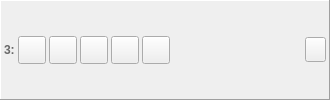
     <widget class="QFrame" name="horizontalFrame_3">
      <property name="enabled">
       <bool>true</bool>
      </property>
      <property name="sizePolicy">
       <sizepolicy hsizetype="Expanding" vsizetype="Fixed">
        <horstretch>0</horstretch>
        <verstretch>0</verstretch>
       </sizepolicy>
      </property>
      <property name="minimumSize">
       <size>
        <width>330</width>
        <height>0</height>
       </size>
      </property>
      <property name="contextMenuPolicy">
       <enum>Qt::ActionsContextMenu</enum>
      </property>
      <property name="autoFillBackground">
       <bool>false</bool>
      </property>
      <property name="frameShape">
       <enum>QFrame::Panel</enum>
      </property>
      <property name="frameShadow">
       <enum>QFrame::Raised</enum>
      </property>
      <layout class="QHBoxLayout" name="horizontalLayout_3">
       <property name="spacing">
        <number>3</number>
       </property>
       <property name="leftMargin">
        <number>3</number>
       </property>
       <property name="topMargin">
        <number>3</number>
       </property>
       <property name="rightMargin">
        <number>3</number>
       </property>
       <property name="bottomMargin">
        <number>3</number>
       </property>
       <item>
        <widget class="QLabel" name="label_7">
         <property name="enabled">
          <bool>true</bool>
         </property>
         <property name="sizePolicy">
          <sizepolicy hsizetype="Fixed" vsizetype="Fixed">
           <horstretch>0</horstretch>
           <verstretch>0</verstretch>
          </sizepolicy>
         </property>
         <property name="palette">
          <palette>
           <active>
            <colorrole role="WindowText">
             <brush brushstyle="SolidPattern">
              <color alpha="255">
               <red>104</red>
               <green>104</green>
               <blue>104</blue>
              </color>
             </brush>
            </colorrole>
           </active>
           <inactive>
            <colorrole role="WindowText">
             <brush brushstyle="SolidPattern">
              <color alpha="255">
               <red>104</red>
               <green>104</green>
               <blue>104</blue>
              </color>
             </brush>
            </colorrole>
           </inactive>
           <disabled>
            <colorrole role="WindowText">
             <brush brushstyle="SolidPattern">
              <color alpha="255">
               <red>120</red>
               <green>120</green>
               <blue>120</blue>
              </color>
             </brush>
            </colorrole>
           </disabled>
          </palette>
         </property>
         <property name="font">
          <font>
           <weight>75</weight>
           <bold>true</bold>
          </font>
         </property>
         <property name="text">
          <string>3:</string>
         </property>
         <property name="margin">
          <number>5</number>
         </property>
        </widget>
       </item>
       <item>
        <widget class="QToolButton" name="buttonMountDisk_3">
         <property name="enabled">
          <bool>true</bool>
         </property>
         <property name="minimumSize">
          <size>
           <width>28</width>
           <height>28</height>
          </size>
         </property>
         <property name="maximumSize">
          <size>
           <width>28</width>
           <height>28</height>
          </size>
         </property>
        </widget>
       </item>
       <item>
        <widget class="QToolButton" name="buttonMountFolder_3">
         <property name="enabled">
          <bool>true</bool>
         </property>
         <property name="minimumSize">
          <size>
           <width>28</width>
           <height>28</height>
          </size>
         </property>
         <property name="maximumSize">
          <size>
           <width>28</width>
           <height>28</height>
          </size>
         </property>
        </widget>
       </item>
       <item>
        <widget class="QToolButton" name="buttonSave_3">
         <property name="enabled">
          <bool>true</bool>
         </property>
         <property name="minimumSize">
          <size>
           <width>28</width>
           <height>28</height>
          </size>
         </property>
         <property name="maximumSize">
          <size>
           <width>28</width>
           <height>28</height>
          </size>
         </property>
         <property name="checkable">
          <bool>true</bool>
         </property>
        </widget>
       </item>
       <item>
        <widget class="QToolButton" name="autoSave_3">
         <property name="enabled">
          <bool>true</bool>
         </property>
         <property name="minimumSize">
          <size>
           <width>28</width>
           <height>28</height>
          </size>
         </property>
         <property name="maximumSize">
          <size>
           <width>28</width>
           <height>28</height>
          </size>
         </property>
         <property name="text">
          <string/>
         </property>
         <property name="checkable">
          <bool>false</bool>
         </property>
        </widget>
       </item>
       <item>
        <widget class="QToolButton" name="buttonEditDisk_3">
         <property name="enabled">
          <bool>true</bool>
         </property>
         <property name="minimumSize">
          <size>
           <width>28</width>
           <height>28</height>
          </size>
         </property>
         <property name="maximumSize">
          <size>
           <width>28</width>
           <height>28</height>
          </size>
         </property>
         <property name="checkable">
          <bool>false</bool>
         </property>
        </widget>
       </item>
       <item>
        <layout class="QVBoxLayout" name="verticalLayout_3">
         <property name="spacing">
          <number>0</number>
         </property>
         <property name="leftMargin">
          <number>5</number>
         </property>
         <property name="rightMargin">
          <number>5</number>
         </property>
         <item>
          <widget class="QLabel" name="labelFileName_3">
           <property name="enabled">
            <bool>true</bool>
           </property>
           <property name="sizePolicy">
            <sizepolicy hsizetype="Ignored" vsizetype="Fixed">
             <horstretch>0</horstretch>
             <verstretch>0</verstretch>
            </sizepolicy>
           </property>
           <property name="font">
            <font>
             <family>MS Shell Dlg 2</family>
             <pointsize>8</pointsize>
             <weight>50</weight>
             <italic>false</italic>
             <bold>false</bold>
            </font>
           </property>
           <property name="autoFillBackground">
            <bool>false</bool>
           </property>
           <property name="text">
            <string/>
           </property>
           <property name="textFormat">
            <enum>Qt::PlainText</enum>
           </property>
           <property name="wordWrap">
            <bool>false</bool>
           </property>
          </widget>
         </item>
         <item>
          <widget class="QLabel" name="labelImageProperties_3">
           <property name="enabled">
            <bool>true</bool>
           </property>
           <property name="sizePolicy">
            <sizepolicy hsizetype="Preferred" vsizetype="Fixed">
             <horstretch>0</horstretch>
             <verstretch>0</verstretch>
            </sizepolicy>
           </property>
           <property name="palette">
            <palette>
             <active>
              <colorrole role="WindowText">
               <brush brushstyle="SolidPattern">
                <color alpha="255">
                 <red>128</red>
                 <green>128</green>
                 <blue>128</blue>
                </color>
               </brush>
              </colorrole>
              <colorrole role="Mid">
               <brush brushstyle="SolidPattern">
                <color alpha="255">
                 <red>157</red>
                 <green>155</green>
                 <blue>144</blue>
                </color>
               </brush>
              </colorrole>
             </active>
             <inactive>
              <colorrole role="WindowText">
               <brush brushstyle="SolidPattern">
                <color alpha="255">
                 <red>128</red>
                 <green>128</green>
                 <blue>128</blue>
                </color>
               </brush>
              </colorrole>
              <colorrole role="Mid">
               <brush brushstyle="SolidPattern">
                <color alpha="255">
                 <red>157</red>
                 <green>155</green>
                 <blue>144</blue>
                </color>
               </brush>
              </colorrole>
             </inactive>
             <disabled>
              <colorrole role="WindowText">
               <brush brushstyle="SolidPattern">
                <color alpha="255">
                 <red>118</red>
                 <green>116</green>
                 <blue>108</blue>
                </color>
               </brush>
              </colorrole>
              <colorrole role="Mid">
               <brush brushstyle="SolidPattern">
                <color alpha="255">
                 <red>157</red>
                 <green>155</green>
                 <blue>144</blue>
                </color>
               </brush>
              </colorrole>
             </disabled>
            </palette>
           </property>
           <property name="textFormat">
            <enum>Qt::PlainText</enum>
           </property>
           <property name="alignment">
            <set>Qt::AlignLeading|Qt::AlignLeft|Qt::AlignVCenter</set>
           </property>
           <property name="wordWrap">
            <bool>false</bool>
           </property>
          </widget>
         </item>
        </layout>
       </item>
       <item>
        <widget class="QToolButton" name="buttonEject_3">
         <property name="enabled">
          <bool>true</bool>
         </property>
         <property name="minimumSize">
          <size>
           <width>21</width>
           <height>25</height>
          </size>
         </property>
         <property name="maximumSize">
          <size>
           <width>21</width>
           <height>25</height>
          </size>
         </property>
        </widget>
       </item>
      </layout>
     </widget>
